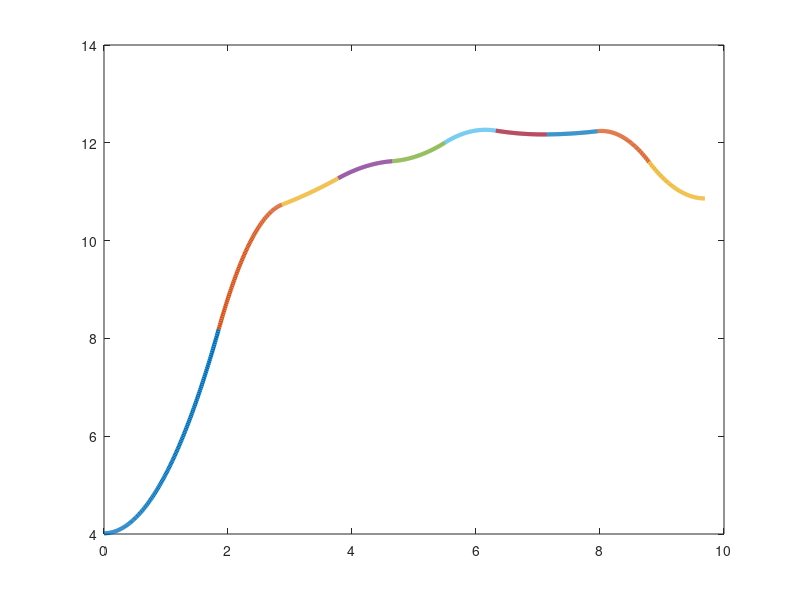

This chart was generated by the following MATLAB code:
% Aplicação de Spline Cúbica para encontrar a velocidade máxima atingida por Usain Bolt durante os jogos olímpicos de Beijing na China, em 2008.
clc;
clear;

times = [0 1.85 2.87 3.78 4.65 5.50 6.32 7.14 7.96 8.79 9.69];
dists = 0:10:100;

m = length(times) - 1;

#scatter(times, dists);
#hold on;
for i = 1:m
  h(i) = times(i+1) - times(i);
endfor

% Assuming a linear tendency on the extremes
A(1, 1) = 2*(h(1) + h(2));
A(1, 2) = h(2);
for i=2:m-2
  A(i, i-1) = h(i);
  A(i, i) = 2*(h(i) + h(i+1));
  A(i, i+1) = h(i+1);
endfor
A(m-1, m-2) = h(m-1); A(m-1, m-1) = 2*(h(m-1) + h(m));

for i=1:m-1
  B(i) = (dists(i+2) - dists(i+1))/h(i+1) - (dists(i+1) - dists(i))/h(i);
end

B = 6*B';

S = linsolve(A, B);
S = [0; S; 0]

for i=1:m
  a(i) = (S(i+1) - S(i))/(6*h(i));
  b(i) = S(i)/2;
  c(i) = (dists(i+1) - dists(i))/h(i) - (S(i+1)*h(i) + 2*S(i)*h(i))/6;
  d(i) = dists(i);
endfor

for i=1:m
  x = times(i):0.01:times(i+1);
  plot(x, 3*a(i)*(x - times(i)).^2 + 2*b(i)*(x - times(i)) + c(i), "linewidth", 3);
  hold on;
endfor
